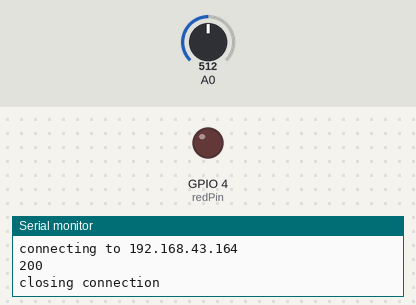
The sketch below on a simulated ESP8266 (NodeMCU). On the bench: output pins drawn as LEDs (lit = HIGH), the last lines printed to the serial monitor. The inputs (shaded band) are chosen by the test bench; at power-on: A0 = 512. WiFi joins after 1.5 s; servers stay silent unless stated; uploads are accepted with an empty reply.

Above: at 2.8 s.
2.9 s: A0 set to 307
9.5 s: A0 set to 288
At 12.6 s:
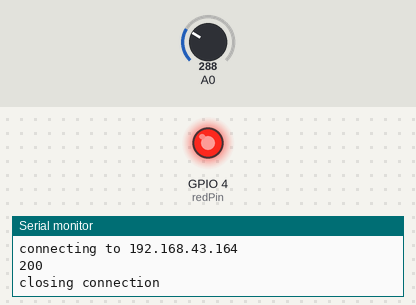
13.6 s: A0 set to 306
At 15.0 s:
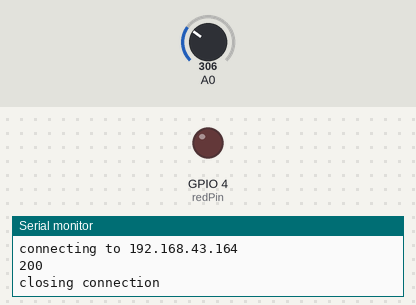
17.7 s: A0 set to 122
At 21.1 s:
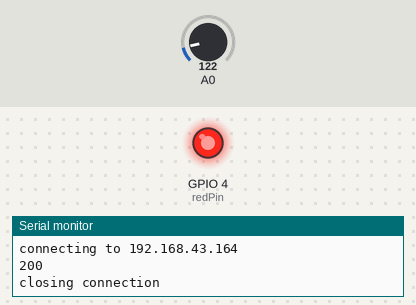
Timing chart, 0 to 22.6 s (numbered marks = the images above; inputs shaded):
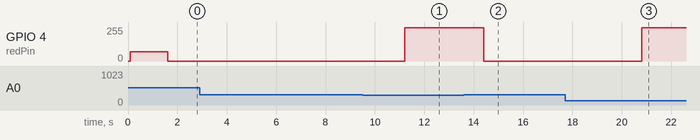

Measured:
- the behaviour switches between 300 and 299 on A0 (found by bisection; images 0 and 1)
- after the input at 9.5 s, GPIO 4 (redPin): 0/255 → 249/255 after 1.7 s
- after the input at 13.6 s, GPIO 4 (redPin): 249/255 → 0/255 after 0.81 s
- after the input at 17.7 s, GPIO 4 (redPin): 0/255 → 249/255 after 3.1 s

The sketch:

Moisture_Detection.ino
```cpp
//#include <ESP8266HTTPClient.h>

#include <ESP8266WiFi.h>
#include <ESP8266HTTPClient.h>

#include <WiFiClient.h>

const char* ssid     = "Oneplus";
const char* password = "11111111";
const char* host = "192.168.43.164";

const int redPin = 4; //  ~D2

void setup() {
  Serial.begin(115200);
  delay(100);

  pinMode(redPin, OUTPUT);

  analogWrite(redPin, 280);

  Serial.println();
  Serial.println();
  Serial.print("Connecting to ");
  Serial.println(ssid);

  WiFi.begin(ssid, password);
  while (WiFi.status() != WL_CONNECTED) {
    delay(500);
    Serial.print(".");
  }

  Serial.println("");
  Serial.println("WiFi connected");
  Serial.println("IP address: ");
  Serial.println(WiFi.localIP());
  Serial.print("Netmask: ");
  Serial.println(WiFi.subnetMask());
  Serial.print("Gateway: ");
  Serial.println(WiFi.gatewayIP());
}
double analogValue = 0.0;
double analogVolts = 0.0;
unsigned long timeHolder = 0;
void loop() {
  analogValue = analogRead(A0); // read the analog signal
   analogVolts = (analogValue * 3.08) / 1024;
    int chartValue=0;
    chartValue = (analogValue * 100) / 400;
     chartValue = 100 - chartValue;
    if (chartValue <= 25) {  // 0-25 red led off

      analogWrite(redPin, 0);

    } else if (chartValue > 25 ) // > 25  red led on
    {

      analogWrite(redPin, 1000);
    }

     Serial.println("Moisture Value"+chartValue);
      Serial.print("connecting to ");
  Serial.println(host);

 if(WiFi.status()== WL_CONNECTED){   //Check WiFi connection status

   HTTPClient http;    //Declare object of class HTTPClient
   http.begin("http://192.168.43.164:80/API/insert.php");      //Specify request destination
  http.addHeader("Content-Type", "application/x-www-form-urlencoded");    //Specify content-type header

   String reqBody = "moist="+ String(chartValue)  ;
   int httpCode = http.POST(reqBody);   //Send the request
   String payload = http.getString();                  //Get the response payload

   Serial.println(httpCode);   //Print HTTP return code
   Serial.println(payload);    //Print request response payload

   http.end();  //Close connection

 }else{

    Serial.println("Error in WiFi connection");

 }
 Serial.println("closing connection");
  delay(3000);
  }
```
